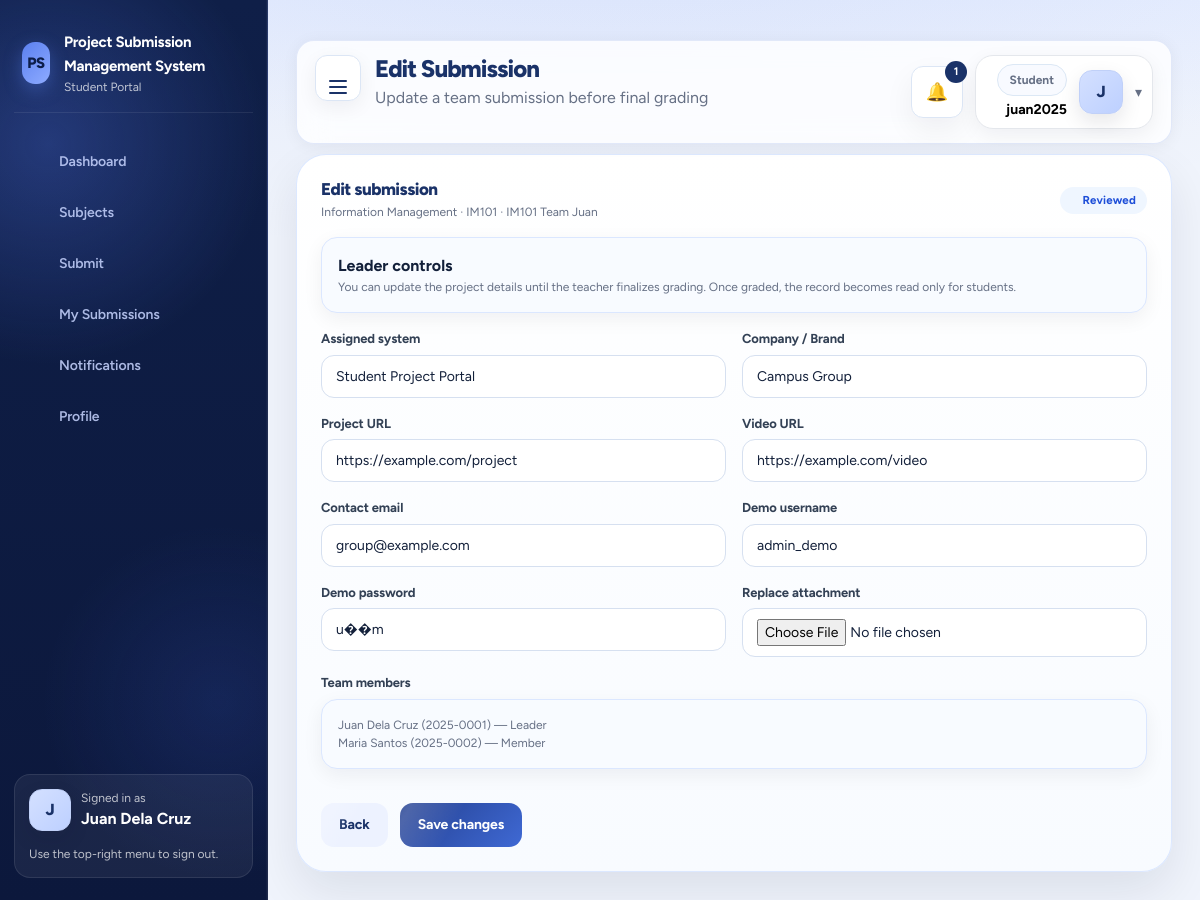
The app's page /project/student/submission_edit.php?id=1 (signed in) with its own data.
### tables this page shows
CREATE TABLE team_members (
    id INT AUTO_INCREMENT PRIMARY KEY,
    team_id INT NOT NULL,
    student_id INT NOT NULL,
    role ENUM('leader', 'member') NOT NULL DEFAULT 'member',
    created_at TIMESTAMP DEFAULT CURRENT_TIMESTAMP,
    CONSTRAINT fk_team_members_team FOREIGN KEY (team_id) REFERENCES teams(id) ON DELETE CASCADE ON UPDATE CASCADE,
    CONSTRAINT fk_team_members_student FOREIGN KEY (student_id) REFERENCES students(id) ON DELETE CASCADE ON UPDATE CASCADE,
    UNIQUE KEY uniq_team_member (team_id, student_id)
);

CREATE TABLE submissions (
    id INT AUTO_INCREMENT PRIMARY KEY,
    team_id INT NOT NULL,
    student_id INT NOT NULL,
    submitted_by_student_id INT NULL,
    section_id INT NOT NULL,
    subject_id INT NOT NULL,
    activity_id INT NULL,
    attempt_no INT NOT NULL DEFAULT 1,
    assigned_system VARCHAR(255) NOT NULL,
    company_name VARCHAR(255) NOT NULL,
    project_url TEXT NOT NULL,
    video_url TEXT NOT NULL,
    admin_username VARCHAR(100) NULL,
    admin_password VARCHAR(255) NULL,
    user_username VARCHAR(100) NULL,
    user_password VARCHAR(255) NULL,
    contact_email VARCHAR(150) NOT NULL,
    attachment_path VARCHAR(255) NULL,
    status ENUM('pending', 'reviewed', 'graded', 'archived') NOT NULL DEFAULT 'pending',
    grade VARCHAR(50) NULL,
    teacher_feedback TEXT NULL,
    review_notes TEXT NULL,
    submitted_at TIMESTAMP DEFAULT CURRENT_TIMESTAMP,
    updated_at TIMESTAMP DEFAULT CURRENT_TIMESTAMP ON UPDATE CURRENT_TIMESTAMP,
    CONSTRAINT fk_submissions_team FOREIGN KEY (team_id) REFERENCES teams(id) ON DELETE CASCADE ON UPDATE CASCADE,
    CONSTRAINT fk_submissions_student FOREIGN KEY (student_id) REFERENCES students(id) ON DELETE RESTRICT ON UPDATE CASCADE,
    CONSTRAINT fk_submissions_submitted_by FOREIGN KEY (submitted_by_student_id) REFERENCES students(id) ON DELETE SET NULL ON UPDATE CASCADE,
    CONSTRAINT fk_submissions_section FOREIGN KEY (section_id) REFERENCES sections(id) ON DELETE RESTRICT ON UPDATE CASCADE,
    CONSTRAINT fk_submissions_subject FOREIGN KEY (subject_id) REFERENCES subjects(id) ON DELETE RESTRICT ON UPDATE CASCADE,
    CONSTRAINT fk_submissions_activity FOREIGN KEY (activity_id) REFERENCES submission_activities(id) ON DELETE SET NULL ON UPDATE CASCADE,
    INDEX idx_team_activity_attempt (team_id, activity_id, attempt_no),
    INDEX idx_student_activity_attempt (student_id, activity_id, attempt_no)
);

CREATE TABLE subjects (
    id INT AUTO_INCREMENT PRIMARY KEY,
    subject_code VARCHAR(50) NOT NULL,
    subject_name VARCHAR(150) NOT NULL,
    description TEXT NULL,
    teacher_id INT NOT NULL,
    school_year_id INT NOT NULL,
    semester_id INT NOT NULL,
    status ENUM('active', 'inactive', 'archived') NOT NULL DEFAULT 'active',
    submission_deadline DATETIME NULL,
    deadline_warning_hours INT NOT NULL DEFAULT 72,
    deadline_warning_sent_at DATETIME NULL,
    deadline_locked_notice_sent_at DATETIME NULL,
    allow_late_submissions TINYINT(1) NOT NULL DEFAULT 0,
    late_submission_until DATETIME NULL,
    teacher_submission_locked TINYINT(1) NOT NULL DEFAULT 0,
    teacher_submission_lock_note TEXT NULL,
    created_at TIMESTAMP DEFAULT CURRENT_TIMESTAMP,
    updated_at TIMESTAMP DEFAULT CURRENT_TIMESTAMP ON UPDATE CURRENT_TIMESTAMP,
    CONSTRAINT fk_subjects_teacher FOREIGN KEY (teacher_id) REFERENCES teachers(id) ON DELETE RESTRICT ON UPDATE CASCADE,
    CONSTRAINT fk_subjects_school_year FOREIGN KEY (school_year_id) REFERENCES school_years(id) ON DELETE RESTRICT ON UPDATE CASCADE,
    CONSTRAINT fk_subjects_semester FOREIGN KEY (semester_id) REFERENCES semesters(id) ON DELETE RESTRICT ON UPDATE CASCADE,
    UNIQUE KEY uniq_subject_term_teacher (subject_code, teacher_id, school_year_id, semester_id)
);

CREATE TABLE teams (
    id INT AUTO_INCREMENT PRIMARY KEY,
    subject_id INT NOT NULL,
    activity_id INT NULL,
    section_id INT NOT NULL,
    leader_student_id INT NOT NULL,
    team_name VARCHAR(150) NOT NULL,
    status ENUM('active', 'inactive', 'archived') NOT NULL DEFAULT 'active',
    submission_deadline DATETIME NULL,
    deadline_warning_hours INT NOT NULL DEFAULT 72,
    deadline_warning_sent_at DATETIME NULL,
    deadline_locked_notice_sent_at DATETIME NULL,
    allow_late_submissions TINYINT(1) NOT NULL DEFAULT 0,
    late_submission_until DATETIME NULL,
    teacher_submission_locked TINYINT(1) NOT NULL DEFAULT 0,
    teacher_submission_lock_note TEXT NULL,
    created_at TIMESTAMP DEFAULT CURRENT_TIMESTAMP,
    updated_at TIMESTAMP DEFAULT CURRENT_TIMESTAMP ON UPDATE CURRENT_TIMESTAMP,
    CONSTRAINT fk_teams_subject FOREIGN KEY (subject_id) REFERENCES subjects(id) ON DELETE CASCADE ON UPDATE CASCADE,
    CONSTRAINT fk_teams_activity FOREIGN KEY (activity_id) REFERENCES submission_activities(id) ON DELETE CASCADE ON UPDATE CASCADE,
    CONSTRAINT fk_teams_section FOREIGN KEY (section_id) REFERENCES sections(id) ON DELETE CASCADE ON UPDATE CASCADE,
    CONSTRAINT fk_teams_leader FOREIGN KEY (leader_student_id) REFERENCES students(id) ON DELETE CASCADE ON UPDATE CASCADE,
    UNIQUE KEY uniq_leader_activity_team (leader_student_id, activity_id)
);

CREATE TABLE students (
    id INT AUTO_INCREMENT PRIMARY KEY,
    student_id VARCHAR(50) NOT NULL UNIQUE,
    full_name VARCHAR(150) NOT NULL,
    email VARCHAR(150) NOT NULL UNIQUE,
    username VARCHAR(100) NOT NULL UNIQUE,
    password_hash VARCHAR(255) NOT NULL,
    avatar_path VARCHAR(255) NULL,
    section_id INT NOT NULL,
    account_status ENUM('pending', 'active', 'view_only', 'inactive', 'archived') NOT NULL DEFAULT 'pending',
    can_submit TINYINT(1) NOT NULL DEFAULT 1,
    created_at TIMESTAMP DEFAULT CURRENT_TIMESTAMP,
    updated_at TIMESTAMP DEFAULT CURRENT_TIMESTAMP ON UPDATE CURRENT_TIMESTAMP,
    CONSTRAINT fk_students_section FOREIGN KEY (section_id) REFERENCES sections(id) ON DELETE RESTRICT ON UPDATE CASCADE
);

### project/student/submission_edit.php (the view, shortened to what the rows shown need)
<?php
require_once __DIR__ . '/../backend/helpers/query.php';
$student = current_user();
$submissionId = (int) ($_GET['id'] ?? $_POST['id'] ?? 0);
$submission = $submissionId ? student_submission_row_for_manage((int) $student['id'], $submissionId) : null;
$members = team_member_rows((int) $submission['team_id']);
$title = 'Edit Submission';
require_once __DIR__ . '/../backend/partials/header.php';
?>
<section class="student-page-shell">
  <div class="student-page-card">
    <div class="split-header">
      <div>
        <h3 class="section-title">Edit submission</h3>
        <div class="muted small"><?= h($submission['subject_name']) ?> · <?= h($submission['subject_code']) ?> · <?= h($submission['team_name']) ?></div>
      </div>
      <?= status_badge($submission['status']) ?>
    </div>
    <form method="post" enctype="multipart/form-data" class="stack">
      <div class="form-grid">
        <div>
          <label>Assigned system</label>
          <input name="assigned_system" required value="<?= h((string) $submission['assigned_system']) ?>">
        </div>
        <div>
          <label>Company / Brand</label>
          <input name="company_name" required value="<?= h((string) $submission['company_name']) ?>">
        </div>
        <div>
          <label>Project URL</label>
          <input type="url" name="project_url" required value="<?= h((string) $submission['project_url']) ?>">
        </div>
        <div>
          <label>Video URL</label>
          <input type="url" name="video_url" value="<?= h((string) $submission['video_url']) ?>">
        </div>
        <div>
          <label>Contact email</label>
          <input type="email" name="contact_email" required value="<?= h((string) $submission['contact_email']) ?>">
        </div>
        <div>
          <label>Demo username</label>
          <input name="demo_username" value="<?= h((string) (demo_decrypt($submission['admin_username'] ?? '') ?: '')) ?>">
        </div>
        <div>
          <label>Demo password</label>
          <input name="demo_password" value="<?= h((string) (demo_decrypt($submission['admin_password'] ?? '') ?: '')) ?>">
        </div>
        <div class="full">
          <div class="callout">
            <?php foreach ($members as $member): ?>
              <div class="muted small"><?= h($member['full_name']) ?> (<?= h($member['student_id']) ?>) — <?= h(ucfirst($member['role'])) ?></div>
            <?php endforeach; ?>
          </div>
        </div>
      </div>
    </form>
  </div>
</section>
<?php require_once __DIR__ . '/../backend/partials/footer.php'; ?>

### project/backend/partials/header.php (shortened to what the rows shown need)
<?php
$role = current_role();
$user = current_user();
$currentPath = $_SERVER['PHP_SELF'] ?? '';
$unreadCount = 0;
$recentNotifications = [];
if ($role && $user) {
    $unreadCount = count_unread_notifications($role, (int) $user['id']);
    $recentNotifications = fetch_notifications($role, (int) $user['id'], 5);
}
?>
<!doctype html>
<html lang="en">
<head>
  <link href="https://cdn.jsdelivr.net/npm/bootstrap@5.3.3/dist/css/bootstrap.min.css" rel="stylesheet">
  <link href="https://cdn.jsdelivr.net/npm/bootstrap-icons@1.11.3/font/bootstrap-icons.min.css" rel="stylesheet">
  <link rel="stylesheet" href="<?= h(asset_url('app.css')) ?>">
</head>
<body class="role-<?= h($role ?: 'guest') ?>">
<div class="app-shell">
<main class="main-content <?= $role ? '' : 'no-sidebar' ?>">
  <header class="topbar modern-topbar <?= $role === 'student' ? 'student-topbar-shell' : '' ?>">
    <div class="topbar-heading-wrap">
      <div>
      <h1><?= h($title ?? 'Dashboard') ?></h1>
      </div>
    </div>
    <?php if ($role && $user): ?>
      <div class="topbar-meta modern-meta <?= $role === 'student' ? 'student-topbar-meta' : '' ?>">
        <div class="notification-menu">
          <button type="button" class="icon-btn topbar-alert-btn <?= str_contains($currentPath, 'notifications.php') ? 'is-current' : '' ?>" data-toggle-menu data-notification-toggle aria-expanded="false" aria-haspopup="true" aria-controls="topbar-notification-dropdown" aria-label="Toggle notifications<?= $unreadCount > 0 ? ' (' . (int) $unreadCount . ' unread)' : '' ?>" title="Notifications">
            <span class="topbar-alert-icon" aria-hidden="true">🔔</span>
            <?php if ($unreadCount > 0): ?><span class="badge-count"><?= (int) $unreadCount ?></span><?php endif; ?>
          </button>
            <?php if ($recentNotifications): ?>
              <?php foreach ($recentNotifications as $note): ?>
                    <?= status_badge($note['type']) ?>
              <?php endforeach; ?>
            <?php else: ?>
              <div class="notification-empty muted">No notifications yet.</div>
            <?php endif; ?>
        </div>
      </div>
    <?php endif; ?>
  </header>

### project/backend/helpers/query.php (shortened to what the rows shown need)
<?php
require_once __DIR__ . '/../config/auth.php';
function status_badge(string $status): string {
    return '<span class="status ' . h($status) . '">' . h(ucwords(str_replace('_', ' ', $status))) . '</span>';
}
function student_submission_row_for_manage(int $studentId, int $submissionId): ?array {
    $stmt = pdo()->prepare('
        SELECT
            sub.*,
            subj.subject_name,
            subj.subject_code,
            subj.teacher_id,
            act.title AS activity_title,
            t.team_name,
            t.leader_student_id,
            leader.full_name AS leader_name,
            tm.role AS member_role,
            submitter.full_name AS submitted_by_name
        FROM team_members tm
        JOIN teams t ON t.id = tm.team_id
        JOIN submissions sub ON sub.team_id = t.id
        JOIN subjects subj ON subj.id = sub.subject_id
        LEFT JOIN submission_activities act ON act.id = sub.activity_id
        JOIN students leader ON leader.id = t.leader_student_id
        LEFT JOIN students submitter ON submitter.id = sub.submitted_by_student_id
        WHERE tm.student_id = ?
          AND sub.id = ?
          AND sub.status <> "archived"
        LIMIT 1
    ');
    $stmt->execute([$studentId, $submissionId]);
    $row = $stmt->fetch();
    return $row ?: null;
}
function team_member_rows(int $teamId): array {
    $stmt = pdo()->prepare('SELECT tm.role, st.id, st.student_id, st.full_name FROM team_members tm JOIN students st ON st.id = tm.student_id WHERE tm.team_id = ? ORDER BY CASE WHEN tm.role = "leader" THEN 0 ELSE 1 END, st.full_name ASC');
    $stmt->execute([$teamId]);
    return $stmt->fetchAll();
}

### records on screen
team_members: submissions.id "1", subjects.subject_name "Information Management", subjects.subject_code "IM101", team.team_name "IM101 Team Juan", submissions.status "Reviewed", assigned_system "Student Project Portal", company_name "Campus Group", project_url "https://example.com/project", video_url "https://example.com/video", contact_email "group@example.com", demo_username "admin_demo", demo_password "u��m", student.full_name "Juan Dela Cruz", student.student_id "2025-0001", role "Leader"
team_members: student.full_name "Maria Santos", student.student_id "2025-0002", role "Member"

### other values on screen
APP_NAME "Project Submission Management System"
$role "Student"
$label "Dashboard"
$label "Subjects"
$label "Submit"
$label "My Submissions"
$label "Notifications"
$label "Profile"
$avatarInitial "J"
$user['full_name'] "Juan Dela Cruz"
$title "Edit Submission"
$subtitle "Update a team submission before final grading"
$user['username'] "juan2025"
